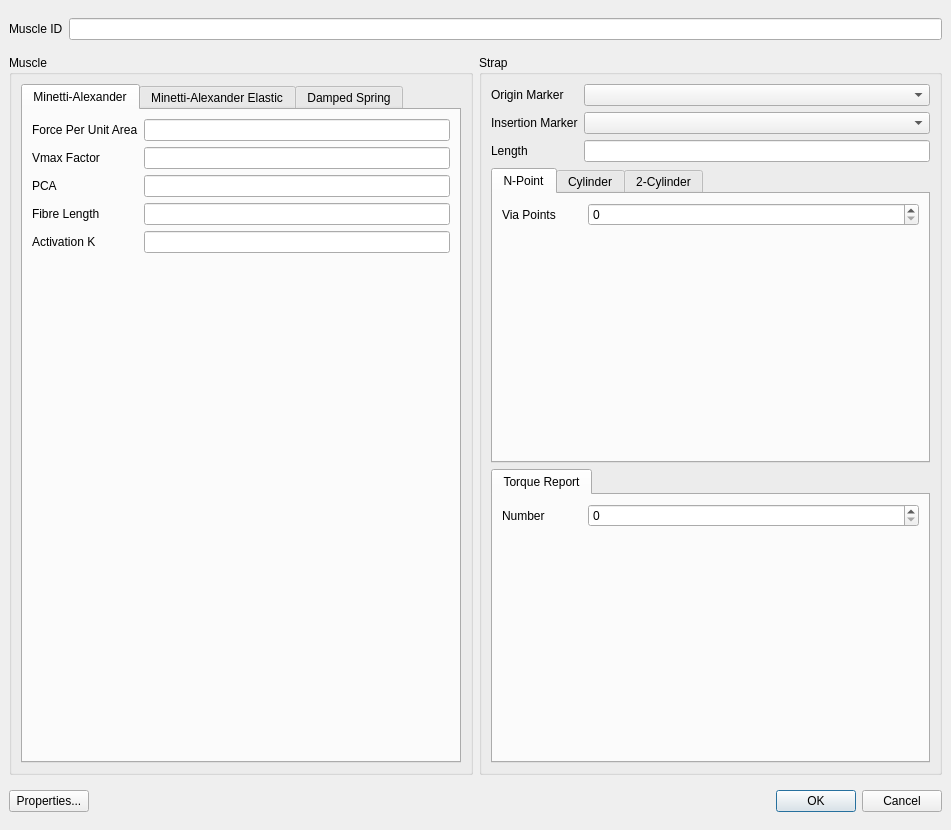
<?xml version="1.0" encoding="UTF-8"?>
<ui version="4.0">
 <class>DialogMuscles</class>
 <widget class="QDialog" name="DialogMuscles">
  <property name="geometry">
   <rect>
    <x>0</x>
    <y>0</y>
    <width>951</width>
    <height>778</height>
   </rect>
  </property>
  <property name="windowTitle">
   <string>Dialog</string>
  </property>
  <layout class="QVBoxLayout" name="verticalLayout">
   <property name="leftMargin">
    <number>9</number>
   </property>
   <property name="topMargin">
    <number>9</number>
   </property>
   <property name="rightMargin">
    <number>9</number>
   </property>
   <property name="bottomMargin">
    <number>9</number>
   </property>
   <item>
    <widget class="QWidget" name="widget_2" native="true">
     <layout class="QHBoxLayout" name="horizontalLayout_2">
      <property name="leftMargin">
       <number>0</number>
      </property>
      <property name="topMargin">
       <number>9</number>
      </property>
      <property name="rightMargin">
       <number>0</number>
      </property>
      <property name="bottomMargin">
       <number>9</number>
      </property>
      <item>
       <widget class="QLabel" name="label_2">
        <property name="text">
         <string>Muscle ID</string>
        </property>
       </widget>
      </item>
      <item>
       <widget class="LineEditUniqueName" name="lineEditMuscleID"/>
      </item>
     </layout>
    </widget>
   </item>
   <item>
    <widget class="QWidget" name="widget_3" native="true">
     <layout class="QHBoxLayout" name="horizontalLayout_3">
      <property name="leftMargin">
       <number>0</number>
      </property>
      <property name="topMargin">
       <number>0</number>
      </property>
      <property name="rightMargin">
       <number>0</number>
      </property>
      <property name="bottomMargin">
       <number>0</number>
      </property>
      <item>
       <widget class="QGroupBox" name="groupBox">
        <property name="title">
         <string>Muscle</string>
        </property>
        <layout class="QGridLayout" name="gridLayout_6">
         <item row="0" column="0">
          <widget class="QTabWidget" name="tabWidgetMuscle">
           <property name="currentIndex">
            <number>0</number>
           </property>
           <widget class="QWidget" name="tab">
            <attribute name="title">
             <string>Minetti-Alexander</string>
            </attribute>
            <layout class="QGridLayout" name="gridLayout_5">
             <item row="4" column="1">
              <widget class="LineEditDouble" name="lineEditActivationK"/>
             </item>
             <item row="1" column="0">
              <widget class="QLabel" name="label_16">
               <property name="text">
                <string>Vmax Factor</string>
               </property>
              </widget>
             </item>
             <item row="1" column="1">
              <widget class="LineEditDouble" name="lineEditVMaxFactor"/>
             </item>
             <item row="4" column="0">
              <widget class="QLabel" name="label_19">
               <property name="text">
                <string>Activation K</string>
               </property>
              </widget>
             </item>
             <item row="2" column="1">
              <widget class="LineEditDouble" name="lineEditPCA"/>
             </item>
             <item row="0" column="0">
              <widget class="QLabel" name="label_14">
               <property name="text">
                <string>Force Per Unit Area</string>
               </property>
              </widget>
             </item>
             <item row="2" column="0">
              <widget class="QLabel" name="label_17">
               <property name="text">
                <string>PCA</string>
               </property>
              </widget>
             </item>
             <item row="0" column="1">
              <widget class="LineEditDouble" name="lineEditForcePerUnitArea"/>
             </item>
             <item row="3" column="0">
              <widget class="QLabel" name="label_18">
               <property name="text">
                <string>Fibre Length</string>
               </property>
              </widget>
             </item>
             <item row="3" column="1">
              <widget class="LineEditDouble" name="lineEditFibreLength"/>
             </item>
             <item row="5" column="0">
              <spacer name="verticalSpacer_3">
               <property name="orientation">
                <enum>Qt::Vertical</enum>
               </property>
               <property name="sizeHint" stdset="0">
                <size>
                 <width>20</width>
                 <height>40</height>
                </size>
               </property>
              </spacer>
             </item>
            </layout>
           </widget>
           <widget class="QWidget" name="tab_2">
            <attribute name="title">
             <string>Minetti-Alexander Elastic</string>
            </attribute>
            <layout class="QGridLayout" name="gridLayout_7">
             <item row="7" column="1">
              <widget class="LineEditDouble" name="lineEditSerialStrainAtFMax"/>
             </item>
             <item row="10" column="1">
              <widget class="LineEditDouble" name="lineEditParallelStrainAtFMax"/>
             </item>
             <item row="1" column="1">
              <widget class="LineEditDouble" name="lineEditVMaxFactor_2"/>
             </item>
             <item row="6" column="0">
              <widget class="QLabel" name="label_22">
               <property name="text">
                <string>Tendon Length</string>
               </property>
              </widget>
             </item>
             <item row="15" column="0">
              <widget class="QLabel" name="label_49">
               <property name="text">
                <string>Fast Twitch Proportion</string>
               </property>
              </widget>
             </item>
             <item row="11" column="0">
              <widget class="QLabel" name="label_28">
               <property name="text">
                <string>Parallel Strain Rate at Fmax</string>
               </property>
              </widget>
             </item>
             <item row="12" column="0">
              <widget class="QLabel" name="label_29">
               <property name="text">
                <string>Parallel Strain Model</string>
               </property>
              </widget>
             </item>
             <item row="2" column="0">
              <widget class="QLabel" name="label_42">
               <property name="text">
                <string>PCA</string>
               </property>
              </widget>
             </item>
             <item row="13" column="1">
              <widget class="LineEditDouble" name="lineEditInitialFibreLength"/>
             </item>
             <item row="7" column="0">
              <widget class="QLabel" name="label_21">
               <property name="text">
                <string>Serial Strain at Fmax</string>
               </property>
              </widget>
             </item>
             <item row="0" column="0">
              <widget class="QLabel" name="label_25">
               <property name="text">
                <string>Force Per Unit Area</string>
               </property>
              </widget>
             </item>
             <item row="3" column="0">
              <widget class="QLabel" name="label_45">
               <property name="text">
                <string>Fibre Length</string>
               </property>
              </widget>
             </item>
             <item row="18" column="0">
              <widget class="QLabel" name="label_47">
               <property name="text">
                <string>T Deactivation A</string>
               </property>
              </widget>
             </item>
             <item row="11" column="1">
              <widget class="LineEditDouble" name="lineEditParallelStrainRateAtFMax"/>
             </item>
             <item row="21" column="0">
              <widget class="QLabel" name="label_46">
               <property name="text">
                <string>Initial Activation</string>
               </property>
              </widget>
             </item>
             <item row="16" column="1">
              <widget class="LineEditDouble" name="lineEditTActivationA"/>
             </item>
             <item row="9" column="1">
              <widget class="QComboBox" name="comboBoxSerialStrainModel">
               <item>
                <property name="text">
                 <string>Linear</string>
                </property>
               </item>
               <item>
                <property name="text">
                 <string>Square</string>
                </property>
               </item>
              </widget>
             </item>
             <item row="4" column="1">
              <widget class="LineEditDouble" name="lineEditActivationK_2"/>
             </item>
             <item row="2" column="1">
              <widget class="LineEditDouble" name="lineEditPCA_2"/>
             </item>
             <item row="17" column="1">
              <widget class="LineEditDouble" name="lineEditTActivationB"/>
             </item>
             <item row="15" column="1">
              <widget class="LineEditDouble" name="lineEditFastTwitchProportion"/>
             </item>
             <item row="0" column="1">
              <widget class="LineEditDouble" name="lineEditForcePerUnitArea_2"/>
             </item>
             <item row="17" column="0">
              <widget class="QLabel" name="label_52">
               <property name="text">
                <string>T Activation B</string>
               </property>
              </widget>
             </item>
             <item row="5" column="0">
              <widget class="QLabel" name="label_20">
               <property name="text">
                <string>Width</string>
               </property>
              </widget>
             </item>
             <item row="8" column="0">
              <widget class="QLabel" name="label_24">
               <property name="text">
                <string>Serial Strain Rate at Fmax</string>
               </property>
              </widget>
             </item>
             <item row="19" column="1">
              <widget class="LineEditDouble" name="lineEditTDeactivationB"/>
             </item>
             <item row="21" column="1">
              <widget class="LineEditDouble" name="lineEditInitialActivation"/>
             </item>
             <item row="20" column="1">
              <widget class="LineEditDouble" name="lineEditActivationRate"/>
             </item>
             <item row="18" column="1">
              <widget class="LineEditDouble" name="lineEditTDeactivationA"/>
             </item>
             <item row="14" column="0">
              <widget class="QLabel" name="label_53">
               <property name="text">
                <string>Use Activation</string>
               </property>
              </widget>
             </item>
             <item row="9" column="0">
              <widget class="QLabel" name="label_23">
               <property name="text">
                <string>Serial Strain Model</string>
               </property>
              </widget>
             </item>
             <item row="6" column="1">
              <widget class="LineEditDouble" name="lineEditTendonLength"/>
             </item>
             <item row="5" column="1">
              <widget class="LineEditDouble" name="lineEditWidth"/>
             </item>
             <item row="12" column="1">
              <widget class="QComboBox" name="comboBoxParallelStrainModel">
               <item>
                <property name="text">
                 <string>Linear</string>
                </property>
               </item>
               <item>
                <property name="text">
                 <string>Square</string>
                </property>
               </item>
              </widget>
             </item>
             <item row="4" column="0">
              <widget class="QLabel" name="label_44">
               <property name="text">
                <string>Activation K</string>
               </property>
              </widget>
             </item>
             <item row="20" column="0">
              <widget class="QLabel" name="label_51">
               <property name="text">
                <string>Activation Rate</string>
               </property>
              </widget>
             </item>
             <item row="14" column="1">
              <widget class="QCheckBox" name="checkBoxUseActivation">
               <property name="text">
                <string/>
               </property>
              </widget>
             </item>
             <item row="8" column="1">
              <widget class="LineEditDouble" name="lineEditSerialStrainRateAtFMax"/>
             </item>
             <item row="23" column="0">
              <spacer name="verticalSpacer_4">
               <property name="orientation">
                <enum>Qt::Vertical</enum>
               </property>
               <property name="sizeHint" stdset="0">
                <size>
                 <width>20</width>
                 <height>40</height>
                </size>
               </property>
              </spacer>
             </item>
             <item row="13" column="0">
              <widget class="QLabel" name="label_26">
               <property name="text">
                <string>Initial Fibre Length</string>
               </property>
              </widget>
             </item>
             <item row="3" column="1">
              <widget class="LineEditDouble" name="lineEditFibreLength_2"/>
             </item>
             <item row="16" column="0">
              <widget class="QLabel" name="label_50">
               <property name="text">
                <string>T Activation A</string>
               </property>
              </widget>
             </item>
             <item row="1" column="0">
              <widget class="QLabel" name="label_43">
               <property name="text">
                <string>Vmax Factor</string>
               </property>
              </widget>
             </item>
             <item row="10" column="0">
              <widget class="QLabel" name="label_27">
               <property name="text">
                <string>Parallel Strain at Fmax</string>
               </property>
              </widget>
             </item>
             <item row="19" column="0">
              <widget class="QLabel" name="label_48">
               <property name="text">
                <string>T Deactivation B</string>
               </property>
              </widget>
             </item>
             <item row="22" column="0">
              <widget class="QLabel" name="label_9">
               <property name="text">
                <string>Minimum Activation</string>
               </property>
              </widget>
             </item>
             <item row="22" column="1">
              <widget class="LineEditDouble" name="lineEditMinimumActivation"/>
             </item>
            </layout>
           </widget>
           <widget class="QWidget" name="tab_6">
            <attribute name="title">
             <string>Damped Spring</string>
            </attribute>
            <layout class="QGridLayout" name="gridLayout_9">
             <item row="3" column="1">
              <widget class="LineEditDouble" name="lineEditDamping"/>
             </item>
             <item row="2" column="1">
              <widget class="LineEditDouble" name="lineEditArea"/>
             </item>
             <item row="0" column="0">
              <widget class="QLabel" name="label_38">
               <property name="text">
                <string>Unloaded Length</string>
               </property>
              </widget>
             </item>
             <item row="1" column="1">
              <widget class="LineEditDouble" name="lineEditSpringConstant"/>
             </item>
             <item row="5" column="0">
              <spacer name="verticalSpacer_6">
               <property name="orientation">
                <enum>Qt::Vertical</enum>
               </property>
               <property name="sizeHint" stdset="0">
                <size>
                 <width>20</width>
                 <height>40</height>
                </size>
               </property>
              </spacer>
             </item>
             <item row="2" column="0">
              <widget class="QLabel" name="label_39">
               <property name="text">
                <string>Area</string>
               </property>
              </widget>
             </item>
             <item row="0" column="1">
              <widget class="LineEditDouble" name="lineEditUnloadedLength"/>
             </item>
             <item row="3" column="0">
              <widget class="QLabel" name="label_41">
               <property name="text">
                <string>Damping</string>
               </property>
              </widget>
             </item>
             <item row="1" column="0">
              <widget class="QLabel" name="label_40">
               <property name="text">
                <string>Spring Constant</string>
               </property>
              </widget>
             </item>
             <item row="4" column="0">
              <widget class="QLabel" name="label_10">
               <property name="text">
                <string>Breaking Strain</string>
               </property>
              </widget>
             </item>
             <item row="4" column="1">
              <widget class="LineEditDouble" name="lineEditBreakingStrain"/>
             </item>
            </layout>
           </widget>
          </widget>
         </item>
        </layout>
       </widget>
      </item>
      <item>
       <widget class="QGroupBox" name="groupBox_2">
        <property name="title">
         <string>Strap</string>
        </property>
        <layout class="QGridLayout" name="gridLayout_8">
         <property name="leftMargin">
          <number>9</number>
         </property>
         <property name="rightMargin">
          <number>9</number>
         </property>
         <item row="0" column="0">
          <widget class="QLabel" name="label">
           <property name="text">
            <string>Origin Marker</string>
           </property>
          </widget>
         </item>
         <item row="0" column="1">
          <widget class="QComboBox" name="comboBoxOriginMarker">
           <property name="sizePolicy">
            <sizepolicy hsizetype="Expanding" vsizetype="Fixed">
             <horstretch>0</horstretch>
             <verstretch>0</verstretch>
            </sizepolicy>
           </property>
          </widget>
         </item>
         <item row="1" column="0">
          <widget class="QLabel" name="label_4">
           <property name="text">
            <string>Insertion Marker</string>
           </property>
          </widget>
         </item>
         <item row="1" column="1">
          <widget class="QComboBox" name="comboBoxInsertionMarker"/>
         </item>
         <item row="2" column="0">
          <widget class="QLabel" name="label_12">
           <property name="text">
            <string>Length</string>
           </property>
          </widget>
         </item>
         <item row="2" column="1">
          <widget class="LineEditDouble" name="lineEditLength"/>
         </item>
         <item row="3" column="0" colspan="2">
          <widget class="QTabWidget" name="tabWidgetStrap">
           <property name="currentIndex">
            <number>0</number>
           </property>
           <widget class="QWidget" name="tab_3">
            <attribute name="title">
             <string>N-Point</string>
            </attribute>
            <layout class="QGridLayout" name="gridLayout_2">
             <item row="0" column="0">
              <widget class="QLabel" name="label_6">
               <property name="minimumSize">
                <size>
                 <width>80</width>
                 <height>0</height>
                </size>
               </property>
               <property name="text">
                <string>Via Points</string>
               </property>
              </widget>
             </item>
             <item row="0" column="1">
              <widget class="QSpinBox" name="spinBoxNViaPoints">
               <property name="sizePolicy">
                <sizepolicy hsizetype="Expanding" vsizetype="Fixed">
                 <horstretch>0</horstretch>
                 <verstretch>0</verstretch>
                </sizepolicy>
               </property>
              </widget>
             </item>
             <item row="1" column="0" colspan="2">
              <widget class="QWidget" name="widgetViaPointsPlaceholder" native="true">
               <property name="minimumSize">
                <size>
                 <width>0</width>
                 <height>25</height>
                </size>
               </property>
              </widget>
             </item>
            </layout>
           </widget>
           <widget class="QWidget" name="tab_4">
            <attribute name="title">
             <string>Cylinder</string>
            </attribute>
            <layout class="QGridLayout" name="gridLayout_3">
             <item row="2" column="0">
              <spacer name="verticalSpacer_2">
               <property name="orientation">
                <enum>Qt::Vertical</enum>
               </property>
               <property name="sizeHint" stdset="0">
                <size>
                 <width>20</width>
                 <height>40</height>
                </size>
               </property>
              </spacer>
             </item>
             <item row="0" column="0">
              <widget class="QLabel" name="label_8">
               <property name="text">
                <string>Cylinder Marker</string>
               </property>
              </widget>
             </item>
             <item row="1" column="0">
              <widget class="QLabel" name="label_3">
               <property name="text">
                <string>Cylinder Radius</string>
               </property>
              </widget>
             </item>
             <item row="0" column="1">
              <widget class="QComboBox" name="comboBoxCylinderMarker">
               <property name="sizePolicy">
                <sizepolicy hsizetype="Expanding" vsizetype="Fixed">
                 <horstretch>0</horstretch>
                 <verstretch>0</verstretch>
                </sizepolicy>
               </property>
              </widget>
             </item>
             <item row="1" column="1">
              <widget class="LineEditDouble" name="lineEditCylinderRadius"/>
             </item>
            </layout>
           </widget>
           <widget class="QWidget" name="tab_5">
            <attribute name="title">
             <string>2-Cylinder</string>
            </attribute>
            <layout class="QGridLayout" name="gridLayout_4">
             <item row="4" column="0">
              <spacer name="verticalSpacer">
               <property name="orientation">
                <enum>Qt::Vertical</enum>
               </property>
               <property name="sizeHint" stdset="0">
                <size>
                 <width>20</width>
                 <height>40</height>
                </size>
               </property>
              </spacer>
             </item>
             <item row="2" column="0">
              <widget class="QLabel" name="label_15">
               <property name="text">
                <string>Cylinder 2 Marker</string>
               </property>
              </widget>
             </item>
             <item row="0" column="0">
              <widget class="QLabel" name="label_11">
               <property name="text">
                <string>Cylinder 1 Marker</string>
               </property>
              </widget>
             </item>
             <item row="1" column="0">
              <widget class="QLabel" name="label_5">
               <property name="text">
                <string>Cylinder 1 Radius</string>
               </property>
              </widget>
             </item>
             <item row="2" column="1">
              <widget class="QComboBox" name="comboBox2Cylinder2Marker">
               <property name="sizePolicy">
                <sizepolicy hsizetype="Expanding" vsizetype="Fixed">
                 <horstretch>0</horstretch>
                 <verstretch>0</verstretch>
                </sizepolicy>
               </property>
              </widget>
             </item>
             <item row="0" column="1">
              <widget class="QComboBox" name="comboBox2Cylinder1Marker">
               <property name="sizePolicy">
                <sizepolicy hsizetype="Expanding" vsizetype="Fixed">
                 <horstretch>0</horstretch>
                 <verstretch>0</verstretch>
                </sizepolicy>
               </property>
              </widget>
             </item>
             <item row="3" column="0">
              <widget class="QLabel" name="label_7">
               <property name="text">
                <string>Cylinder 2 Radius</string>
               </property>
              </widget>
             </item>
             <item row="1" column="1">
              <widget class="LineEditDouble" name="lineEdit2Cylinder1Radius"/>
             </item>
             <item row="3" column="1">
              <widget class="LineEditDouble" name="lineEdit2Cylinder2Radius"/>
             </item>
            </layout>
           </widget>
          </widget>
         </item>
         <item row="4" column="0" colspan="2">
          <widget class="QTabWidget" name="tabWidgetTorqueMarkers">
           <property name="currentIndex">
            <number>0</number>
           </property>
           <widget class="QWidget" name="tab_8">
            <attribute name="title">
             <string>Torque Report</string>
            </attribute>
            <layout class="QGridLayout" name="gridLayout">
             <item row="0" column="0">
              <widget class="QLabel" name="label_31">
               <property name="minimumSize">
                <size>
                 <width>80</width>
                 <height>0</height>
                </size>
               </property>
               <property name="text">
                <string>Number</string>
               </property>
              </widget>
             </item>
             <item row="0" column="1">
              <widget class="QSpinBox" name="spinBoxNTorqueMarkers">
               <property name="sizePolicy">
                <sizepolicy hsizetype="Expanding" vsizetype="Fixed">
                 <horstretch>0</horstretch>
                 <verstretch>0</verstretch>
                </sizepolicy>
               </property>
              </widget>
             </item>
             <item row="1" column="0" colspan="2">
              <widget class="QWidget" name="widgetTorqueMarkersPlaceholder" native="true">
               <property name="minimumSize">
                <size>
                 <width>0</width>
                 <height>25</height>
                </size>
               </property>
              </widget>
             </item>
            </layout>
           </widget>
          </widget>
         </item>
        </layout>
       </widget>
      </item>
     </layout>
    </widget>
   </item>
   <item>
    <widget class="QWidget" name="widget" native="true">
     <layout class="QHBoxLayout" name="horizontalLayout">
      <property name="leftMargin">
       <number>0</number>
      </property>
      <property name="rightMargin">
       <number>0</number>
      </property>
      <item>
       <widget class="QPushButton" name="pushButtonProperties">
        <property name="text">
         <string>Properties...</string>
        </property>
       </widget>
      </item>
      <item>
       <spacer name="horizontalSpacer">
        <property name="orientation">
         <enum>Qt::Horizontal</enum>
        </property>
        <property name="sizeHint" stdset="0">
         <size>
          <width>765</width>
          <height>20</height>
         </size>
        </property>
       </spacer>
      </item>
      <item>
       <widget class="QPushButton" name="pushButtonOK">
        <property name="text">
         <string>OK</string>
        </property>
        <property name="default">
         <bool>true</bool>
        </property>
       </widget>
      </item>
      <item>
       <widget class="QPushButton" name="pushButtonCancel">
        <property name="text">
         <string>Cancel</string>
        </property>
       </widget>
      </item>
     </layout>
    </widget>
   </item>
  </layout>
 </widget>
 <customwidgets>
  <customwidget>
   <class>LineEditDouble</class>
   <extends>QLineEdit</extends>
   <header>LineEditDouble.h</header>
  </customwidget>
  <customwidget>
   <class>LineEditUniqueName</class>
   <extends>QLineEdit</extends>
   <header>LineEditUniqueName.h</header>
  </customwidget>
 </customwidgets>
 <tabstops>
  <tabstop>lineEditMuscleID</tabstop>
  <tabstop>tabWidgetMuscle</tabstop>
  <tabstop>lineEditForcePerUnitArea</tabstop>
  <tabstop>lineEditVMaxFactor</tabstop>
  <tabstop>lineEditPCA</tabstop>
  <tabstop>lineEditFibreLength</tabstop>
  <tabstop>lineEditActivationK</tabstop>
  <tabstop>lineEditForcePerUnitArea_2</tabstop>
  <tabstop>lineEditVMaxFactor_2</tabstop>
  <tabstop>lineEditPCA_2</tabstop>
  <tabstop>lineEditFibreLength_2</tabstop>
  <tabstop>lineEditActivationK_2</tabstop>
  <tabstop>lineEditWidth</tabstop>
  <tabstop>lineEditTendonLength</tabstop>
  <tabstop>lineEditSerialStrainAtFMax</tabstop>
  <tabstop>lineEditSerialStrainRateAtFMax</tabstop>
  <tabstop>comboBoxSerialStrainModel</tabstop>
  <tabstop>lineEditParallelStrainAtFMax</tabstop>
  <tabstop>lineEditParallelStrainRateAtFMax</tabstop>
  <tabstop>comboBoxParallelStrainModel</tabstop>
  <tabstop>lineEditInitialFibreLength</tabstop>
  <tabstop>checkBoxUseActivation</tabstop>
  <tabstop>lineEditFastTwitchProportion</tabstop>
  <tabstop>lineEditTActivationA</tabstop>
  <tabstop>lineEditTActivationB</tabstop>
  <tabstop>lineEditTDeactivationA</tabstop>
  <tabstop>lineEditTDeactivationB</tabstop>
  <tabstop>lineEditActivationRate</tabstop>
  <tabstop>lineEditInitialActivation</tabstop>
  <tabstop>lineEditUnloadedLength</tabstop>
  <tabstop>lineEditSpringConstant</tabstop>
  <tabstop>lineEditArea</tabstop>
  <tabstop>lineEditDamping</tabstop>
  <tabstop>comboBoxOriginMarker</tabstop>
  <tabstop>comboBoxInsertionMarker</tabstop>
  <tabstop>tabWidgetStrap</tabstop>
  <tabstop>spinBoxNViaPoints</tabstop>
  <tabstop>comboBoxCylinderMarker</tabstop>
  <tabstop>comboBox2Cylinder1Marker</tabstop>
  <tabstop>comboBox2Cylinder2Marker</tabstop>
  <tabstop>pushButtonOK</tabstop>
  <tabstop>pushButtonCancel</tabstop>
 </tabstops>
 <resources/>
 <connections/>
</ui>
